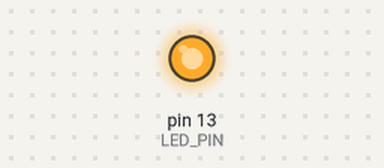
Bench run of a sketch on a simulated Arduino Uno, built with avr-gcc and run on an emulated ATmega328P. Shown: output pins drawn as LEDs (lit = HIGH).

Above: at 0.2 s.
At 24.0 s:
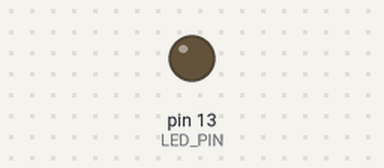
Timing chart, 0 to 32.5 s (numbered marks = the images above):
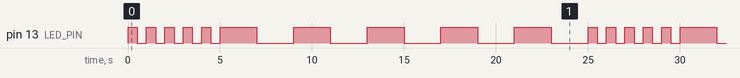

Measured:
- by itself, pin 13 (LED_PIN): repeats every 25.0 s: 4 × (LOW 0.50 s, HIGH 0.50 s), LOW 0.50 s, 5 × (HIGH 2.0 s, LOW 2.0 s), HIGH 0.50 s
- by itself, everything shown: repeats every 25.0 s, in 20 steps

The sketch:

Week3_code.ino
```cpp
#include <stdio.h>;

// define variables
const int LED_PIN = 13;  // Define the pin number for the LED
const int FAST_BLINKS = 5;  // Number of fast blinks
const int SLOW_BLINKS = 5;  // Number of slow blinks

void setup() {
  pinMode(LED_PIN, OUTPUT);  // Set the LED pin as an output
}

// put in void loop for continuous blinking
void loop() {
  // Fast blinks
  for (int i = 0; i < FAST_BLINKS; ++i) {
    digitalWrite(LED_PIN, HIGH);  // Turn on the LED
    delay(500);  // Wait for 0.5 seconds
    digitalWrite(LED_PIN, LOW);  // Turn off the LED
    delay(500);  // Wait for 0.5 seconds
  }

  // Slow blinks
  for (int i = 0; i < SLOW_BLINKS; ++i) {
    digitalWrite(LED_PIN, HIGH);  // Turn on the LED
    delay(2000);  // Wait for 2 seconds
    digitalWrite(LED_PIN, LOW);  // Turn off the LED
    delay(2000);  // Wait for 2 seconds
  }
}
```
